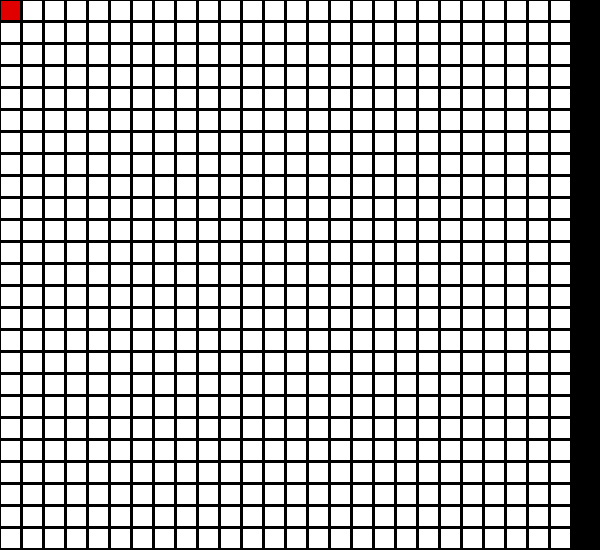
Frame 1 (no input)
Frame 60 (the mouse pressed at the canvas centre just before this capture): identical to frame 1, image omitted
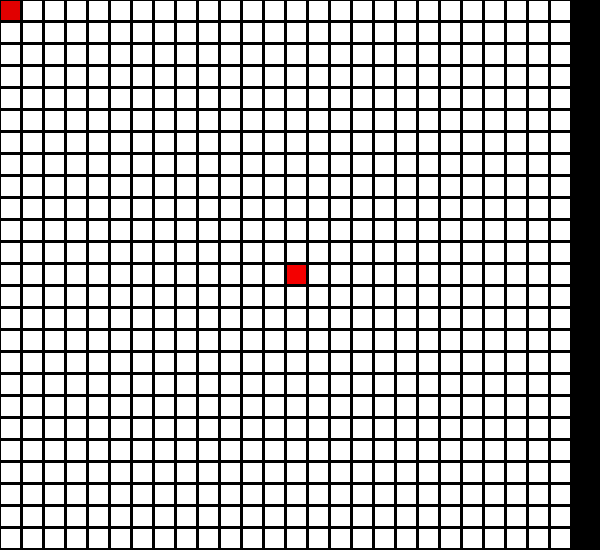
Frame 120 (the mouse held since frame 60 and released just before this capture)

The Processing sketch that drew these frames (run headless with seeded random() and noise(); from frame 60 on, the mouse is pressed at the canvas centre):

// Processing sketch: GridTing
// ── GridTing.pde
int num = 27;
float row;
float column;
float xarr[] = new float[num];
float yarr[] = new float[num];
float xfilled[] = new float[num*num];
float yfilled[] = new float[num*num];
int count;
boolean red = false;
boolean clicked = false;
void setup(){
  size(600,550);
  background(0);
  for(int i=0;i<num-1;i++){
    for(int k=0;k<num-1;k++){
    xarr[k] = row;
    row += 22;
    }
    yarr[i] = column;
    column +=22;
    row =0;
  }
}

void draw(){
  for(int i=0;i<num-1;i++){
    for(int k=0;k<num-1;k++){
    fill(255);
    rect(xarr[k],yarr[i],20,20);
    }
  }
  for(int i=0;i<num-1;i++){
    fill(225,0,0);
    rect(xfilled[i],yfilled[i],20,20);
  }
  count = 0;
  for(int i=0;i<num-1;i++){
    for(int k=0;k<num-1;k++){
      if((mouseX > xarr[k] && mouseX < xarr[k]+20 && mouseY > yarr[i] && mouseY < yarr[i]+20)&& mousePressed == true){
        count++;
        xfilled[count] = xarr[k];
        yfilled[count] = yarr[i];
        fill(244,0,0);
        rect(xarr[k],yarr[i],20,20);
        }
      }
    }
  }
